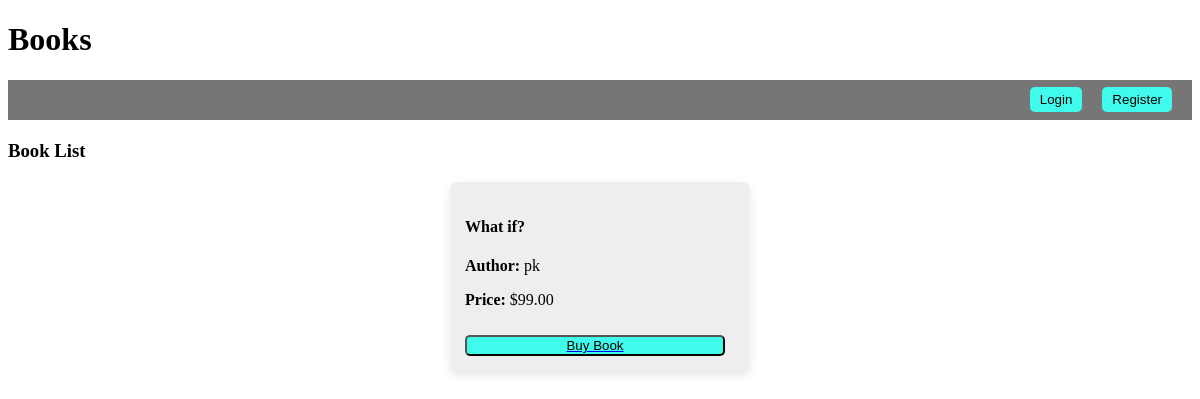
Before: / with the older database file.
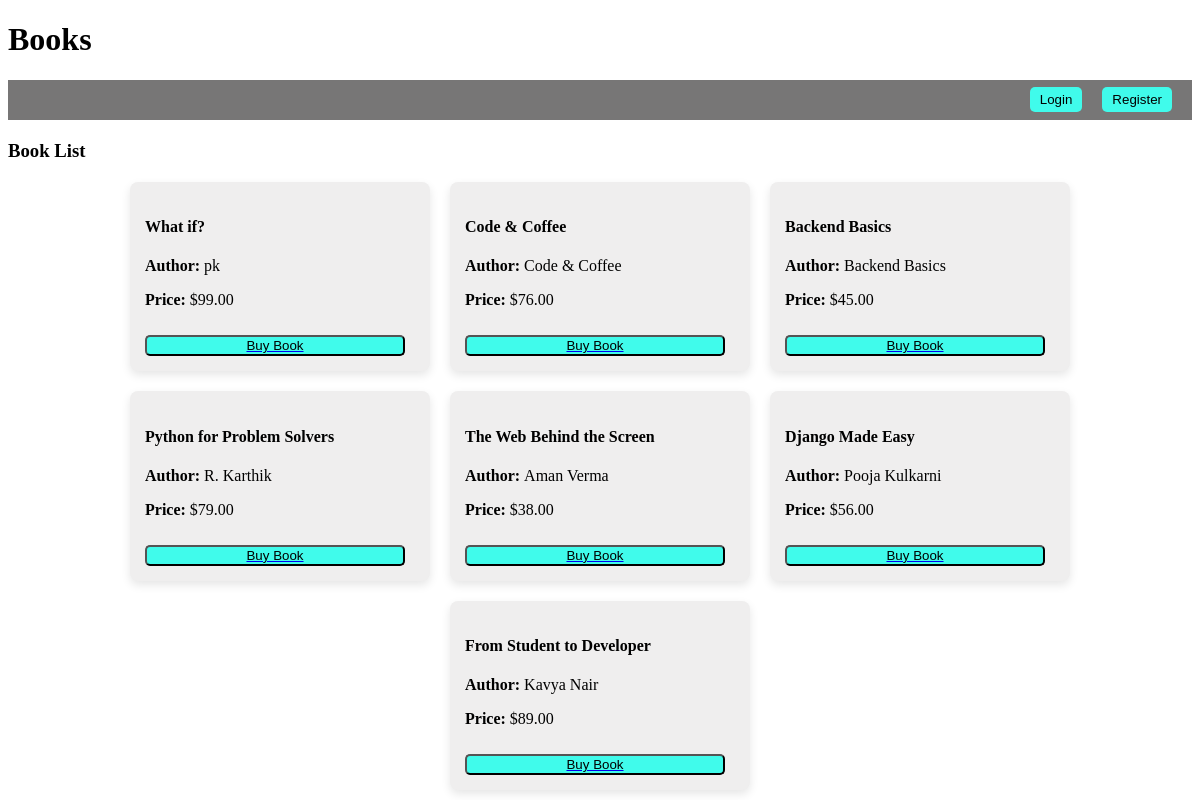
After: the same page with the newer database file.
### books/models.py (models this page shows, shortened)
class Book(models.Model):
    title = models.CharField(max_length=100)
    author = models.CharField(max_length=100)
    discription = models.TextField()
    price = models.DecimalField(max_digits=6, decimal_places=2)
    owner = models.ForeignKey(User, on_delete=models.CASCADE)
    created_at = models.DateTimeField(auto_now_add=True)

### books/views.py (the view)
# urls.py: 2. Add a URL to urlpatterns:  path('', views.home, name='home')
def home(request):
    books = Book.objects.all()
    return render(request, "home.html", {"books": books})

### books/templates/home.html (shortened to what this page needs)
<!DOCTYPE html>
<html lang="en">
<head>
</head>
<body>
    <h1>Books</h1>
    <nav>
        {% if user.is_authenticated %}
            <p>Welcome {{ user.username }}</p>
            <div class="nav-content">
                <form method="post" action="{% url 'logout' %}">
                {% csrf_token %}
                <button type="submit">Logout</button>
                </form>
            </div>
        {% else %}
            <div class="nav-content">
                <a href="{% url 'login' %}"><button>Login</button></a>
                <a href="{% url 'register' %}"><button>Register</button></a>
            </div>
        {% endif %}
    </nav>
    <h3>Book List</h3>
    <div class="container">
        {% for book in books %}
        <div class="card">
            <div class="card-content">
                <h4><a href="{% url 'book_detail' book.id %}">{{ book.title }}</a></h4>
                <p><strong>Author: </strong>{{ book.author }}</p>
                <p><strong>Price: </strong>${{ book.price }}</p>
                <a href="{% url 'buy_book' book.id %}"><button>Buy Book</button></a>
            </div>
        </div>
        {% empty %}
            <h3>No books available</h3>
        {% endfor %}
    </div>
</body>
</html>

### books/templates/home.html (style rules this page uses)
.container { display: flex; flex-wrap: wrap; gap: 20px; justify-content: center; margin-top: 20px; }
.card { width: 300px; background-color: #efeeee; border-radius: 8px; box-shadow: 0 4px 10px rgba(0,0,0,0.1); }
.card-content { padding: 15px; }
.card-content button { width: 100%; margin-top: 10px; background-color: rgb(64, 251, 235); border-radius: 5px; }
h4 a { text-decoration: none; color: black; }
nav { display: flex; gap: 20px; margin-bottom: 20px; background-color: #777676; height: 40px; align-items: center; }
nav button { background-color: rgb(64, 251, 235); border-radius: 5px; border: none; padding: 5px 10px; cursor: pointer; }
nav a { text-align: right; text-decoration: none; color: black; }
.nav-content, a { margin-left: auto; display: flex; gap: 10px; margin-right: 10px; }

Changed rows visible on the page:
added Book: title "Code & Coffee", author "Code & Coffee", price "76.00"
added Book: title "Backend Basics", author "Backend Basics", price "45.00"
added Book: title "Python for Problem Solvers", author "R. Karthik", price "79.00"
added Book: title "The Web Behind the Screen", author "Aman Verma", price "38.00"
added Book: title "Django Made Easy", author "Pooja Kulkarni", price "56.00"
added Book: title "From Student to Developer", author "Kavya Nair", price "89.00"
